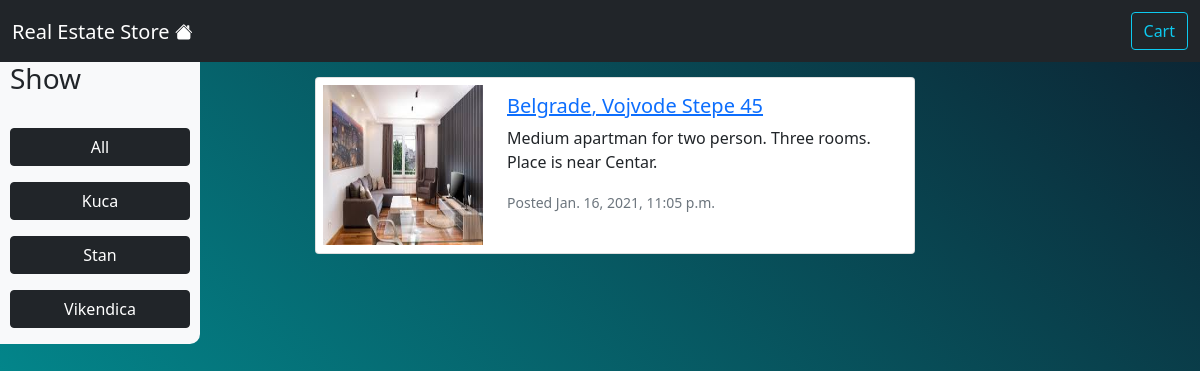
The app's page /Stan/ with its own data.
### realestate_store/models.py (models this page shows, shortened)
class Type(models.Model):
    name = models.CharField(max_length=200, db_index=True)
    class Meta:
        ordering = ('name',)

class RealEstate(models.Model):
    sity = models.CharField(max_length=200, db_index=True)
    address = models.CharField(max_length=200, db_index=True)
    type = models.ForeignKey(Type, related_name='realestates', on_delete=models.CASCADE,)
    areasqm = models.IntegerField()
    image = models.ImageField(upload_to = 'realestates/%Y/%m/%d', blank=True)
    description = models.TextField(default="No description")
    price = models.DecimalField(max_digits=12, decimal_places=2)
    date = models.DateTimeField(auto_now_add=True)
    available = models.BooleanField(default=True)
    email = models.EmailField()
    phone_number = models.CharField(max_length=12)
    class Meta:
        ordering = ('sity','address',)
        index_together = (('id', 'type'),)
        verbose_name_plural = 'realestates'

### realestate_store/views.py (the view)
# urls.py: path('', realestate_list, name='realestate_list'),
def realestate_list(request, name=None):
    type = None
    types = Type.objects.all()
    realestates = RealEstate.objects.filter(available=True)
    if name:
        type = get_object_or_404(Type, name=name)
        realestates = RealEstate.objects.filter(type=type)
    return render(request, 'realestate_list.html',
            {'type':type, 'types':types, 'realestates':realestates})

### templates/realestate_list.html (shortened to what this page needs)
{% extends 'base.html' %}
{% block content %}
<div class="row">
    <div class="col-2  bg-light position-absolute" id="sticky-sidebar" style="padding: 0px 10px; border-radius: 0px 0px 10px 0px;">
      <h3>Show</h3>
      <br>
      <h4 class="d-flex flex-column bd-highlight mb-3"><a href="{% url 'realestate_list' %}" class="btn btn-dark">All</a></h4>
      {% for t in types %}
        <h4 class="d-flex flex-column bd-highlight mb-3"><a href="{% url 'realestate_list' t.name %}" class="btn btn-dark">{{t.name}}</a></h4>
      {% endfor %}
    </div>
    <div class="col offset-3" id="main" style="padding: 15px;">
      {% for realestate in realestates %}
      <div class="card mb-4" style="max-width: 600px;">
        <div class="row g-0">
          <div class="col-md-4" style="display: flex; padding: 7px 7px; box-sizing: border-box; width: 175px; height: 175px;">
            <img src="{{realestate.image.url}}" alt="{{realestate.image.url}}" style="display: flex; box-sizing: border-box; width: 160px; height: 160px;">
          </div>
          <div class="col-md-8">
            <div class="card-body">
              <a href="{% url 'realestate_detail' realestate.id %}"><h5 class="card-title">{{realestate.sity}}, {{realestate.address}}</h5></a>
              <p class="card-text">{{realestate.description}}</p>
              <p class="card-text"><small class="text-muted">Posted {{realestate.date}}</small></p>
            </div>
          </div>
        </div>
      </div>
      {% endfor %}
    </div>
</div>
{% endblock content %}

### records on screen
Type: name "Kuca"
Type: name "Stan"
Type: name "Vikendica"
RealEstate: image (picture), sity "Belgrade", address "Vojvode Stepe 45", description "Medium apartman for two person. Three rooms. Place is near Centar.", date "Jan. 16, 2021, 11:05 p.m."
